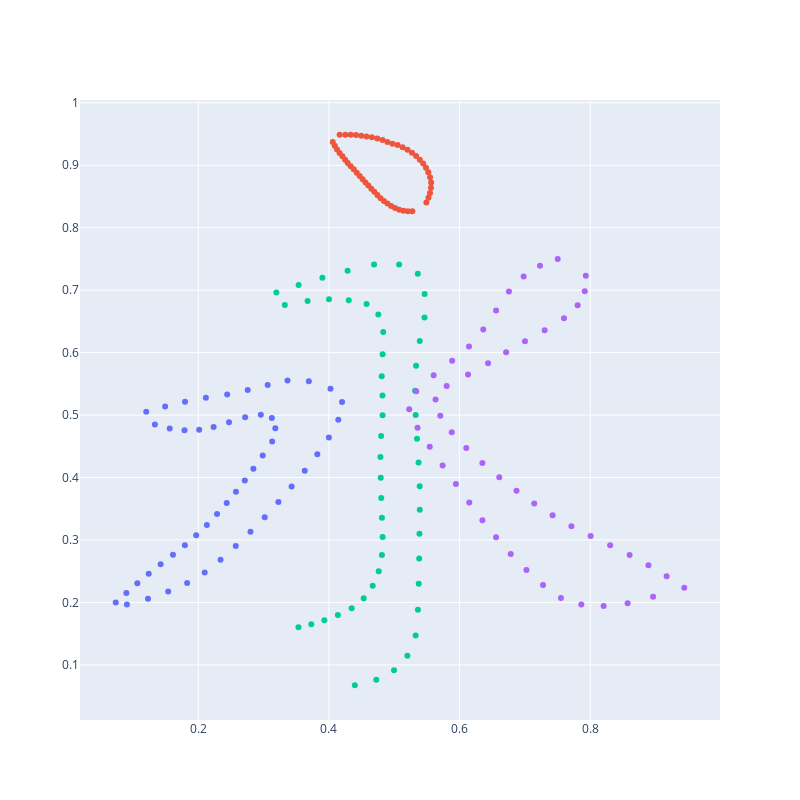

The notebook cell this image was saved under:
### Code cell
OutStroke = char_stroke_data
gs0 = np.array([OutStroke[0,:,0], OutStroke[0,:,1]]) #x,y Stroke 0
gs1 = np.array([OutStroke[1,:,0], OutStroke[1,:,1]]) #x,y
gs2 = np.array([OutStroke[2,:,0], OutStroke[2,:,1]]) #x,y
gs3 = np.array([OutStroke[3,:,0], OutStroke[3,:,1]]) #x,y

layout = go.Layout(
    height = 800,
    width = 800,
    hovermode= 'closest',
    showlegend=False,
)

x_input_graph = ga.graphCurves([gs0,gs1,gs2,gs3,], layout, dashRange=range(40,80), mode='markers')
x_input_graph
